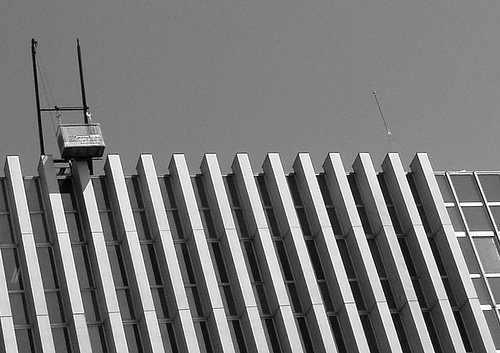
#> input picture 07/datafilesICA/images/b1.jpg, 500 x 353 px, found by its file name; its folder holds only this picture in this run
$ jupyter execute --allow-errors 'Exercise 7.ipynb'   (Python 2 division)   (older library calls are emulated)
#> lines starting #> are read from the running program, lines starting #| are printed output that depends on the picture
### 07/PrincipalComponentsTool.py
import numpy as np
from numpy import *
import scipy as sp
from scipy import sparse
from scipy.sparse import linalg

def get_C(data, dimension):
    C = [[0 for i in range(dimension)] for j in range(dimension)]
    p = len(data[0])
    m = [0 for i in range(dimension)]
    for i in range(dimension):
        m[i] = sum(data[i])/p
    for i in range(dimension):
        for j in range(dimension):
            for a in range(p):
                C[i][j] += ((data[i][a] - m[i]) * (data[j][a] - m[j]))/p
    return C


def get_PC(data, dimension, nume):
    C = get_C(data, dimension)
    if nume == dimension:
        evals, evecs = np.linalg.eig(asmatrix(C))
    else:
        evals, evecs = sp.sparse.linalg.eigs(asmatrix(C), k = nume)
    return evals, evecs

### 09/Exercise 7.ipynb
#7.1 Kurtosis of Toy Data

[cell 1]
from numpy import *
from scipy import linalg, io
from scipy.linalg import sqrtm, inv
from scipy.io import loadmat
import matplotlib
import matplotlib.pyplot as plt
from PrincipalComponentsTool import get_PC
from math import *

def plotSaH(X, Y, Name, c, ran):
    fig = plt.figure()
    plt.suptitle(Name)
    ax = plt.subplot2grid((2, 3), (0, 0), rowspan = 2, colspan = 2)
    ax.axis([-ran, ran, -ran, ran])
    ax.plot(X, Y, c + '.')
    ax = plt.subplot2grid((2, 3), (0, 2))
    ax.hist(X, 50, normed = 1, facecolor = c, alpha = 0.75)
    ax.set_xlabel("1st Dimension")
    ax = plt.subplot2grid((2, 3), (1, 2))
    ax.hist(Y, 50, normed = 1, facecolor = c, alpha = 0.75)
    ax.set_xlabel("2nd Dimension")
    #fig.savefig(Name+".png")

#> (a cell that did not finish here is left out)

[cell 3]
mixed = [0 for i in range(3)]
#> (the rest of this cell did not finish here and is left out)

[cell 4]
projected = [[0 for i in range(2)] for j in range(3)]
whiten = [0 for j in range(3)]
#> (the rest of this cell did not finish here and is left out)

#> (a cell that did not finish here is left out)

[cell 6]
theta = [i * pi / 50 for i in range(100)]
kurtVal1 = [0 for i in range(100)]
kurtVal2 = [0 for i in range(100)]
maxData = matrix([[0 for i in range(10000)] for j in range(2)])
minData = matrix([[0 for i in range(10000)] for j in range(2)])
#> (the rest of this cell did not finish here and is left out)

#7.2 Toy Singal Seperation

[cell 7]
xaxis = [i * 0.05 for i in range(1000)]

def plotSig(X, Name, c, ran):
    fig = plt.figure()
    ax = fig.add_subplot(111)
    ax.plot(xaxis, X, c + '-')
    ax.set_title(Name)
    ax.axis([0, 50, -ran, ran])
    #fig.savefig(Name + ".png")

[cell 8]
color = ['b', 'r', 'g']
s = [0 for i in range (3)]
s[0] = [4 * sin(i * 0.05 - 3) for i in range(1000)]
s[1] = [(i * 0.05 + 5) % 10 for i in range(1000)]
s[2] = [(-14 if cos(2 * 0.05 * i) > 0 else 0) for i in range(1000)]

[cell 9]
for i in range(3):
    plotSig(s[i], "Source " + str(i), color[i], 14)

A = array([[2, -3, -4], [7, 5, 1], [-4, 7, 5]])
x = dot(A , s)
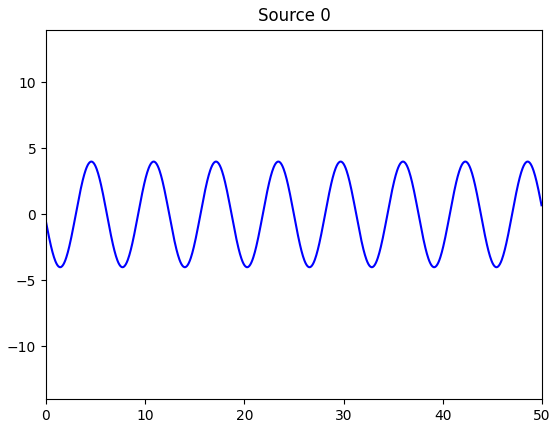
#> figure drawn by matplotlib, 1 panel; curve peaks at x = 48.55, y = 4
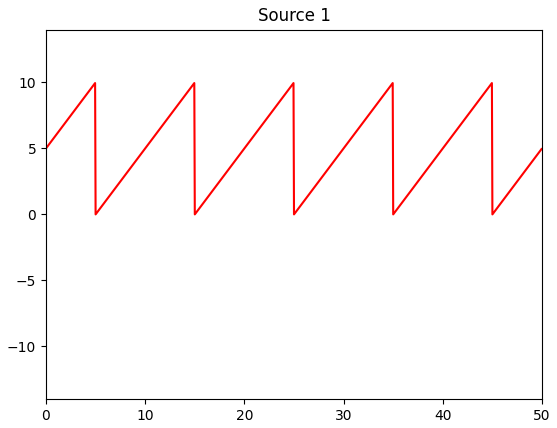
#> figure drawn by matplotlib, 1 panel; curve peaks at x = 14.95, y = 9.95
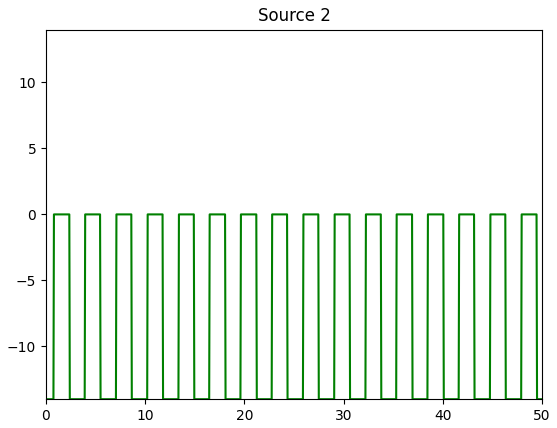
#> figure drawn by matplotlib, 1 panel; curve peaks at x = 0.8, y = 0

[cell 10]
for i in range(3):
    plotSig(x[i, :], "Mixed " + str(i), color[i], 100)
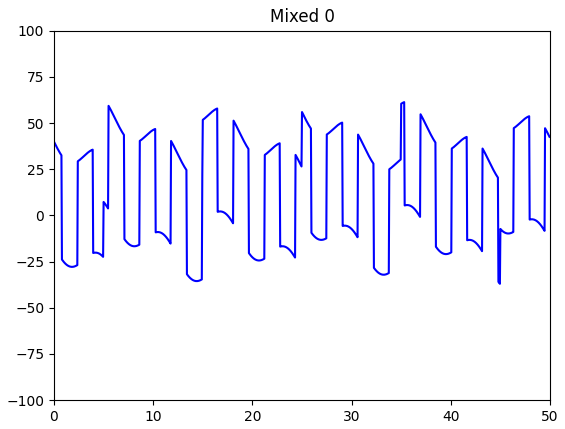
#> figure drawn by matplotlib, 1 panel; curve peaks at x = 35.3, y = 61.29
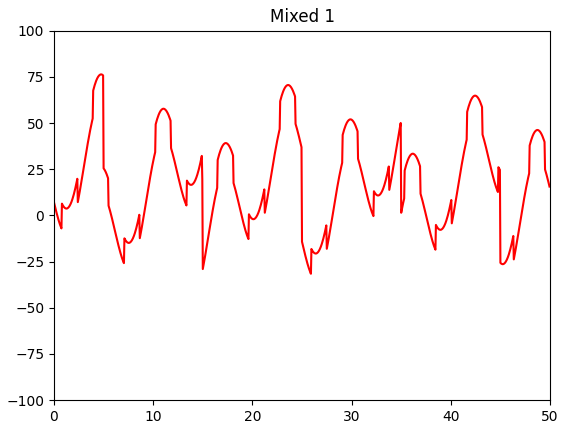
#> figure drawn by matplotlib, 1 panel; curve peaks at x = 4.75, y = 76.3
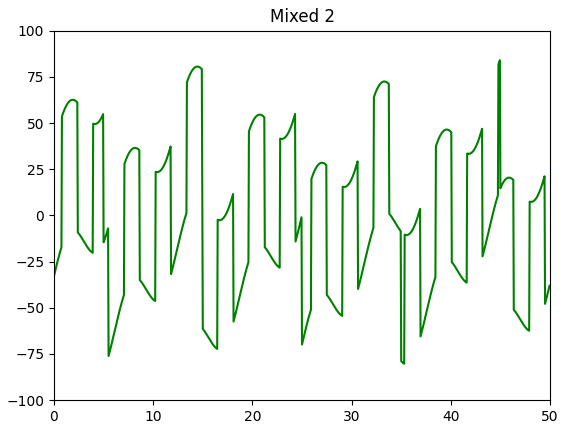
#> figure drawn by matplotlib, 1 panel; curve peaks at x = 44.95, y = 83.98

[cell 11]
evals, evecs = get_PC(x, 3, 3)
whiten = dot(dot(x.T, array(evecs)), inv(sqrtm(diag(evals))).real).T
for i in range(3):
    plotSig(whiten[i, :], "Whiten " + str(i), color[i], 5)
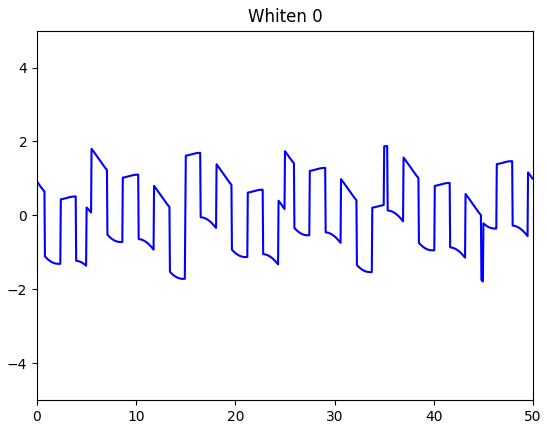
#> figure drawn by matplotlib, 1 panel; curve peaks at x = 35.25, y = 1.87
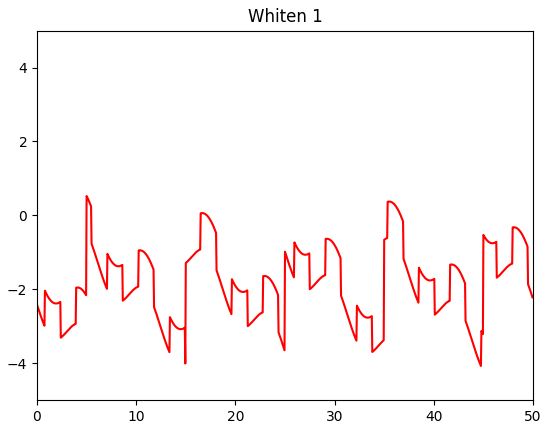
#> figure drawn by matplotlib, 1 panel; curve peaks at x = 5, y = 0.525
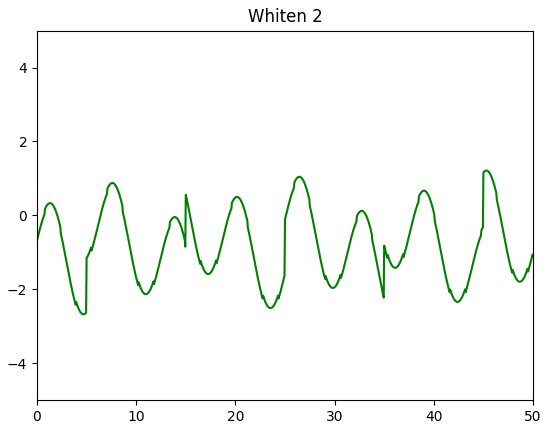
#> figure drawn by matplotlib, 1 panel; curve peaks at x = 45.3, y = 1.21
#> after the loop `for j in range(numP):`: buildingData = 20000 items

[cell 12]
import mdp
#> (the rest of this cell did not finish here and is left out)

#> (a cell that did not finish here is left out)

#7.3 ICA on Image Patches

[cell 14]
from mahotas import imread
from numpy import *

N = 16
numP = 2000

buildingData = [[] for i in range(10 * numP)]
#> (the rest of this cell did not finish here and is left out)

[cell 15]
from sklearn.decomposition import FastICA
dic = ["building", "nature", "text"]
#> dic = ['building', 'nature', 'text']
color = ['b', 'r', 'g']
#> (the rest of this cell did not finish here and is left out)
